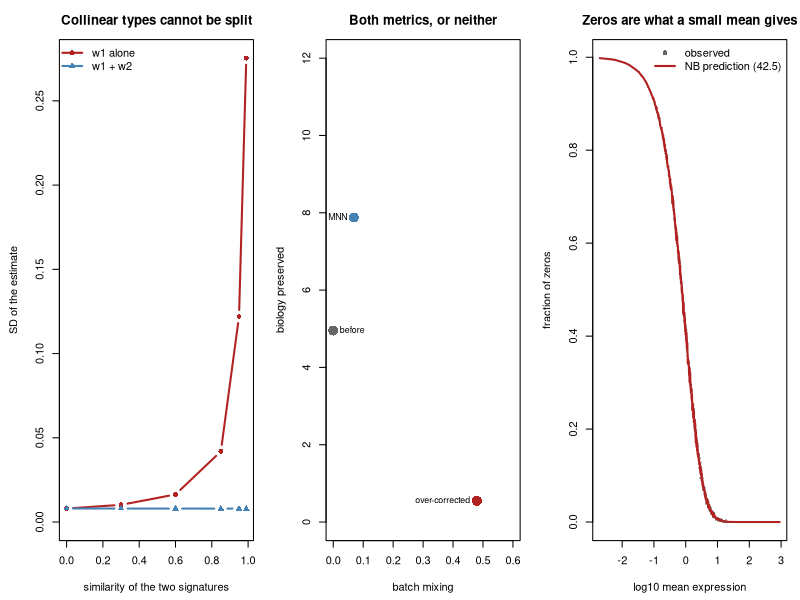

R code for this plot:
## ---- chunk 1
MODULE_NAME <- "42_deconvolution_and_integration"
OUT <- file.path(Sys.getenv("STATS_OUT", unset = "results"), MODULE_NAME)
dir.create(OUT, recursive = TRUE, showWarnings = FALSE)
header <- function(txt) cat("\n", strrep("=", 72), "\n", txt, "\n",
                            strrep("=", 72), "\n", sep = "")
set.seed(42)
## ---- chunk 2
header("1. Recovering cell-type proportions from a mixture (42.1)-(42.2)")
## ---- chunk 3
make_signatures <- function(n_genes = 600, n_types = 5, similarity = 0,
                            seed = 0) {
  set.seed(seed)
  S <- matrix(exp(rnorm(n_genes * n_types, 3.0, 1.0)), n_genes, n_types)
  if (similarity > 0) {
    mid <- (S[, 1] + S[, 2]) / 2
    S[, 1] <- (1 - similarity) * S[, 1] + similarity * mid
    S[, 2] <- (1 - similarity) * S[, 2] + similarity * mid
  }
  S
}
## ---- chunk 4
deconvolve <- function(y, S) {
  StS <- crossprod(S); Sty <- as.vector(crossprod(S, y))
  fn <- function(w) sum((S %*% w - y)^2)
  gr <- function(w) 2 * (as.vector(StS %*% w) - Sty)
  start <- pmax(qr.coef(qr(S), y), 0)
  start[!is.finite(start)] <- 0
  w <- optim(start, fn, gr, method = "L-BFGS-B",
             lower = rep(0, ncol(S)))$par
  if (sum(w) > 0) w / sum(w) else rep(1 / ncol(S), ncol(S))
}
S <- make_signatures(seed = 1)
n_types <- ncol(S)
true_w <- c(0.40, 0.25, 0.15, 0.15, 0.05)
cat(sprintf("  %d genes, %d cell types\n\n", nrow(S), n_types))
cat(sprintf("  %-14s%s%15s\n", "noise level",
            paste(sprintf("%10s", paste0("type ", 1:n_types)), collapse = ""),
            "mean |error|"))
cat(sprintf("  %-14s%s%15s\n", "TRUTH",
            paste(sprintf("%10.3f", true_w), collapse = ""), ""))
for (noise in c(0.02, 0.10, 0.30)) {
  est <- t(replicate(200, {
    y <- as.vector(S %*% true_w) * exp(rnorm(nrow(S), 0, noise))
    deconvolve(y, S) }))
  cat(sprintf("  %-14.2f%s%15.4f\n", noise,
              paste(sprintf("%10.3f", colMeans(est)), collapse = ""),
              mean(abs(colMeans(est) - true_w))))
}
cat("\n  With a correct signature matrix, deconvolution is accurate and
  degrades gracefully with noise. Everything below is about what happens when
  one of its assumptions fails.\n")
## ---- chunk 5
header("2. Similar cell types are collinear predictors")
cat(sprintf("  %-30s%13s%11s%14s\n", "similarity of types 1 and 2",
            "corr(S1,S2)", "SD of w1", "SD of w1+w2"))
for (sim in c(0.0, 0.5, 0.85, 0.97)) {
  S2 <- make_signatures(similarity = sim, seed = 2)
  est <- t(replicate(300, {
    y <- as.vector(S2 %*% true_w) * exp(rnorm(nrow(S2), 0, 0.10))
    deconvolve(y, S2) }))
  cat(sprintf("  %-30.2f%13.3f%11.4f%14.4f\n", sim, cor(S2[, 1], S2[, 2]),
              sd(est[, 1]), sd(est[, 1] + est[, 2])))
}
cat("\n  As the two signatures converge, the individual estimates become
  wildly unstable while their SUM stays precise. The data determines how much
  'type 1 or type 2' there is, and cannot split it.

  This is the collinearity behaviour of Module 11, and it has a practical
  consequence: report related cell types as a COMBINED fraction unless you can
  show the signatures are separable. A paper reporting a shift from CD4 to CD8
  with a constant total is often reporting numerical instability.\n")
## ---- chunk 6
header("3. Proportions cannot move independently")
S3 <- make_signatures(seed = 3)
# One cell type genuinely doubles; the others are untouched in absolute terms.
abs_ctrl <- c(1000, 600, 400, 400, 150)
abs_case <- abs_ctrl; abs_case[1] <- abs_case[1] * 2
sim_prop <- function(ab) t(replicate(300, {
  w <- ab / sum(ab)
  y <- as.vector(S3 %*% w) * exp(rnorm(nrow(S3), 0, 0.08))
  deconvolve(y, S3) }))
c0 <- sim_prop(abs_ctrl); c1 <- sim_prop(abs_case)
cat("  Only cell type 1 changed, and it DOUBLED in absolute abundance.\n\n")
cat(sprintf("  %-8s%18s%18s%18s%18s\n", "type", "absolute change",
            "proportion ctrl", "proportion case", "apparent change"))
for (i in 1:n_types)
  cat(sprintf("  %-8d%18.2f%18.3f%18.3f%18.2f\n", i,
              abs_case[i] / abs_ctrl[i], mean(c0[, i]), mean(c1[, i]),
              mean(c1[, i]) / mean(c0[, i])))
cat("\n  Four cell types did not change at all and every one of them appears
  to have fallen by about a quarter. That is closure (Topic 26), not biology.

  Deconvolution output is compositional and must be analysed as such: use
  log-ratios, or anchor to an absolute measurement such as total cell count
  per gram of tissue. Testing proportions directly with a t-test per cell type
  produces exactly the correlated false positives Module 36 demonstrates.\n")
## ---- chunk 7
header("4. MNN-style correction, and the metric that can be gamed (42.3)")
## ---- chunk 8
make_batches <- function(n_per = 300, n_genes = 40, batch_shift = 3.0,
                         seed = 0, shared = TRUE) {
  set.seed(seed)
  X <- list(); bb <- cc <- integer(0)
  for (b in 0:1) {
    types <- if (shared || b == 0) 0:1 else 0
    for (t in types) {
      centre <- rep(b * batch_shift, n_genes)
      centre[1:5] <- centre[1:5] + t * 4.0             # biology
      X[[length(X) + 1]] <- matrix(rnorm(n_per * n_genes, 0, 1), n_per) +
        rep(centre, each = n_per)
      bb <- c(bb, rep(b, n_per)); cc <- c(cc, rep(t, n_per))
    }
  }
  list(X = do.call(rbind, X), batch = bb, ctype = cc)
}
sqdist <- function(A, B)
  outer(rowSums(A^2), rowSums(B^2), "+") - 2 * A %*% t(B)
## ---- chunk 9
mnn_correct <- function(X, batch, k = 20) {
  a <- X[batch == 0, , drop = FALSE]; b <- X[batch == 1, , drop = FALSE]
  d <- sqdist(a, b)
  nn_a <- t(apply(d, 1, order))[, 1:k, drop = FALSE]   # b-neighbours of each a
  nn_b <- t(apply(d, 2, order))[, 1:k, drop = FALSE]   # a-neighbours of each b
  vecs <- list()
  for (i in seq_len(nrow(a))) for (j in nn_a[i, ])
    if (i %in% nn_b[j, ]) vecs[[length(vecs) + 1]] <- a[i, ] - b[j, ]
  if (!length(vecs)) return(X)
  vec <- colMeans(do.call(rbind, vecs))
  out <- X
  out[batch == 1, ] <- sweep(out[batch == 1, , drop = FALSE], 2, vec, "+")
  out
}
## ---- chunk 10
mixing <- function(X, batch, k = 25) {
  d <- sqdist(X, X); diag(d) <- Inf
  nn <- t(apply(d, 1, order))[, 1:k, drop = FALSE]
  mean(matrix(batch[nn], nrow(nn)) != batch)
}
## ---- chunk 11
bio_preserved <- function(X, ctype) {
  c0 <- X[ctype == 0, , drop = FALSE]; c1 <- X[ctype == 1, , drop = FALSE]
  between <- sqrt(sum((colMeans(c0) - colMeans(c1))^2))
  within <- (mean(apply(c0, 2, sd)) + mean(apply(c1, 2, sd))) / 2
  between / within
}
B <- make_batches(seed = 5)
X <- B$X; batch <- B$batch; ctype <- B$ctype
Xc <- mnn_correct(X, batch)
# An "integration" that destroys everything: shrink the real structure to
# almost nothing and let noise dominate.
X_over <- sweep(X, 2, colMeans(X)) * 0.02 +
  matrix(rnorm(length(X), 0, 0.5), nrow(X))
cat(sprintf("  %-28s%15s%20s\n", "state", "batch mixing",
            "biology preserved"))
for (z in list(list("before correction", X), list("MNN corrected (42.3)", Xc),
               list("aggressive over-correction", X_over)))
  cat(sprintf("  %-28s%15.3f%20.2f\n", z[[1]], mixing(z[[2]], batch),
              bio_preserved(z[[2]], ctype)))
cat("\n  Read the two columns together, never one alone. The over-corrected
  version has the BEST mixing score of the three, and it achieved that by
  deleting the biology.

  Any integration strong enough to remove all batch signal will remove biology
  correlated with batch. Report a mixing metric AND a biology-preservation
  metric, and if your design is confounded no correction can separate them
  (Module 19).\n")
## ---- chunk 12
header("5. Mutual nearest neighbours protects against forced alignment")
U <- make_batches(seed = 6, shared = FALSE)
Xu <- U$X; bu <- U$batch; cu <- U$ctype
Xu_c <- mnn_correct(Xu, bu)
only_in_0 <- cu == 1
cat(sprintf("  Cell type 2 appears in batch 0 only (%d cells).\n\n",
            sum(only_in_0)))
cat(sprintf("  %-26s%10s%38s\n", "", "mixing",
            "type-2 cells pulled toward batch 1"))
for (z in list(list("before", Xu), list("MNN corrected", Xu_c))) {
  D <- z[[2]]
  d_to_b1 <- sqrt(sum((colMeans(D[only_in_0, , drop = FALSE]) -
                       colMeans(D[bu == 1, , drop = FALSE]))^2))
  cat(sprintf("  %-26s%10.3f%38.2f\n", z[[1]], mixing(D, bu), d_to_b1))
}
cat("\n  The mutual criterion is what makes this safe. A cell in batch 0 with
  no counterpart in batch 1 will rarely be part of a RECIPROCAL
  nearest-neighbour pair, so it contributes little to the correction vector.

  Methods that align batches globally, by matching distributions rather than
  cells, have no such protection and will happily map a population that exists
  in one batch onto an unrelated population in the other. Check what happens
  to batch-specific populations before trusting any integration.\n")
## ---- chunk 13
header("6. Testing for zero-inflation instead of assuming it (42.4)-(42.5)")
nb_zero_prob <- function(mu, disp) {
  size <- 1 / disp
  (size / (size + mu))^size
}
simulate_umi <- function(n_cells = 1500, n_genes = 800, disp = 0.25,
                         pi_extra = 0, seed = 0) {
  set.seed(seed)
  mu <- exp(rnorm(n_genes, 0.5, 1.6))
  size <- 1 / disp
  lam <- matrix(rgamma(n_cells * n_genes, size,
                       rate = rep(size / mu, each = n_cells)), n_cells)
  y <- matrix(rpois(length(lam), lam), n_cells)
  if (pi_extra > 0)
    y <- y * (matrix(runif(length(y)), nrow(y)) > pi_extra)  # true dropout
  list(y = y, mu = mu)
}
cat(sprintf("  %-34s%17s%14s%10s\n", "data", "mean obs zeros", "NB predicts",
            "excess"))
for (z in list(list("plain NB (no inflation)", 0.0),
               list("NB + 20% true dropout", 0.20))) {
  U2 <- simulate_umi(pi_extra = z[[2]], seed = 17)
  y <- U2$y
  obs <- colMeans(y == 0)
  mu_hat <- colMeans(y); v <- apply(y, 2, var)
  disp_hat <- pmin(pmax((v - mu_hat) / pmax(mu_hat^2, 1e-9), 1e-3), 10)
  pred <- nb_zero_prob(mu_hat, disp_hat)
  cat(sprintf("  %-34s%17.3f%14.3f%10.3f\n", z[[1]], mean(obs), mean(pred),
              mean(obs) - mean(pred)))
}
cat("\n  When the data really is negative binomial, the observed zeros match
  the NB prediction, and fitting an extra inflation parameter would be fitting
  noise. When there IS extra dropout, the excess shows up plainly.

  This is a diagnostic anyone can run in three lines, and it is the reason the
  scRNA-seq field moved away from zero-inflated models for UMI data. The zeros
  were never unexplained; they are what a small mean produces.\n")

## ---- chunk 14
header("6b. What fitting an unnecessary zero-inflation costs")
cat("  Data has NO zero-inflation. Forcing a ZI parameter anyway, by
  attributing every zero beyond the POISSON expectation to dropout:\n\n")
cat(sprintf("  %-14s%10s%10s%10s%10s%12s\n", "dispersion", "Q1", "Q2", "Q3",
            "Q4", "worst gene"))
for (dsp in c(0.25, 0.80, 2.00)) {
  U3 <- simulate_umi(pi_extra = 0, disp = dsp, seed = 23)
  y <- U3$y; mu <- U3$mu
  mu_hat <- colMeans(y); obs0 <- colMeans(y == 0)
  pi_forced <- pmin(pmax(obs0 - exp(-mu_hat), 0), 0.95)
  mu_zinb <- mu_hat / (1 - pi_forced)
  qs <- quantile(mu, seq(0, 1, length.out = 5))
  rr <- sapply(1:4, function(i) {
    m <- mu >= qs[i] & mu <= qs[i + 1]; mean(mu_zinb[m] / mu[m]) })
  cat(sprintf("  %-14.2f%9.2fx%9.2fx%9.2fx%9.2fx%11.2fx\n", dsp, rr[1], rr[2],
              rr[3], rr[4], max(mu_zinb / mu)))
}
cat("  (expression quartiles, Q1 lowest; each cell is the mean inflation factor)\n")
cat("\n  Read along a row first. The inflation is worst in the MIDDLE of the
  expression range, not at the bottom. Very low-expressed genes have few
  counts under either model, so the Poisson and NB zero predictions nearly
  agree and little is misattributed. Very high-expressed genes have almost no
  zeros at all. In between, the NB produces many more zeros than a Poisson
  would, and every one of those gets blamed on dropout.

  Now read down the columns. The size of the error is set by the DISPERSION,
  because dispersion is what creates the extra zeros in the first place. At
  dispersion 2.0 the typical mid-range gene's mean is inflated by nearly half,
  and the worst gene by two thirds.

  Test first (eq. 42.5). Model dropout only if the excess is there, and expect
  the answer to depend on the protocol: plate-based and read-based assays
  behave differently from UMI ones.\n")
## ---- chunk 15
header("7. Communication scores and the null they are tested against (42.6)")
set.seed(4207)
n_cc <- 2000; K <- 4
ctype_cc <- sample(0:(K - 1), n_cc, replace = TRUE)
# Ligand and receptor expression depend ONLY on cell type abundance and a
# shared technical factor. There is no communication in this simulation.
depth <- rlnorm(n_cc, 0, 0.4)
lig <- rpois(n_cc, exp(1.2 + 0.4 * ctype_cc) * depth)
rec <- rpois(n_cc, exp(1.0 + 0.3 * ctype_cc) * depth)
comm_score <- function(lig, rec, ctype, a, b)
  mean(lig[ctype == a]) * mean(rec[ctype == b])          # eq. (42.6)
pairs <- expand.grid(a = 0:(K - 1), b = 0:(K - 1))
obs <- mapply(function(a, b) comm_score(lig, rec, ctype_cc, a, b),
              pairs$a, pairs$b)
null <- replicate(400, {
  perm <- sample(ctype_cc)
  mapply(function(a, b) comm_score(lig, rec, perm, a, b), pairs$a, pairs$b) })
sig <- (1 + rowSums(null >= obs)) / 401
cat(sprintf("  %dx%d = %d sender-receiver pairs, NO communication simulated\n",
            K, K, nrow(pairs)))
cat(sprintf("  pairs called significant by label permutation: %d\n",
            sum(sig < 0.05)))
cat(sprintf("\n  %-12s%12s%16s\n", "pair", "score", "permutation p"))
for (i in order(-obs)[1:5])
  cat(sprintf("  %-12s%12.1f%16.4f\n",
              sprintf("(%d, %d)", pairs$a[i], pairs$b[i]), obs[i], sig[i]))
cat("\n  There is no signalling anywhere in this simulation. Ligand and
  receptor levels rise with cell-type index and with sequencing depth, and
  that is enough to produce significant 'interactions'.

  Two reasons. The score in (42.6) is a product of expression magnitudes, so
  abundant ligands and abundant cell types dominate it. And permuting cell
  labels asks 'is this pair unusual for these cell types', which is not the
  same question as 'do these cells communicate'.

  Treat communication output as a ranked hypothesis list. A claim of
  signalling needs perturbation evidence, not a permutation p-value.\n")
## ---- chunk 16
png(file.path(OUT, "deconvolution.png"), width = 1300, height = 450)
par(mfrow = c(1, 3), mar = c(4.5, 4.5, 3, 1))
sims <- c(0, 0.3, 0.6, 0.85, 0.95, 0.99)
sd1 <- sdsum <- numeric(length(sims))
for (i in seq_along(sims)) {
  S2 <- make_signatures(similarity = sims[i], seed = 2)
  est <- t(replicate(150, deconvolve(as.vector(S2 %*% true_w) *
                                       exp(rnorm(nrow(S2), 0, 0.10)), S2)))
  sd1[i] <- sd(est[, 1]); sdsum[i] <- sd(est[, 1] + est[, 2])
}
plot(sims, sd1, type = "b", pch = 16, col = "firebrick", lwd = 2,
     ylim = c(0, max(sd1)), xlab = "similarity of the two signatures",
     ylab = "SD of the estimate", main = "Collinear types cannot be split")
lines(sims, sdsum, type = "b", pch = 17, col = "steelblue", lwd = 2)
legend("topleft", c("w1 alone", "w1 + w2"), pch = c(16, 17), lwd = 2,
       bty = "n", col = c("firebrick", "steelblue"))
plot(mixing(X, batch), bio_preserved(X, ctype), pch = 16, cex = 2,
     col = "grey40", xlim = c(0, 0.6), ylim = c(0, 12),
     xlab = "batch mixing", ylab = "biology preserved",
     main = "Both metrics, or neither")
points(mixing(Xc, batch), bio_preserved(Xc, ctype), pch = 16, cex = 2,
       col = "steelblue")
points(mixing(X_over, batch), bio_preserved(X_over, ctype), pch = 16, cex = 2,
       col = "firebrick")
text(c(mixing(X, batch), mixing(Xc, batch), mixing(X_over, batch)),
     c(bio_preserved(X, ctype), bio_preserved(Xc, ctype),
       bio_preserved(X_over, ctype)),
     c("before", "MNN", "over-corrected"), pos = c(4, 2, 2), cex = 0.8)
U4 <- simulate_umi(pi_extra = 0, seed = 17)
mh <- colMeans(U4$y); ob <- colMeans(U4$y == 0)
vv <- apply(U4$y, 2, var)
dh <- pmin(pmax((vv - mh) / pmax(mh^2, 1e-9), 1e-3), 10)
plot(log10(mh), ob, pch = 16, cex = 0.4, col = adjustcolor("grey40", 0.5),
     xlab = "log10 mean expression", ylab = "fraction of zeros",
     main = "Zeros are what a small mean gives")
o <- order(mh)
lines(log10(mh[o]), nb_zero_prob(mh, dh)[o], col = "firebrick", lwd = 2)
legend("topright", c("observed", "NB prediction (42.5)"), pch = c(16, NA),
       lwd = c(NA, 2), bty = "n", col = c("grey40", "firebrick"))
invisible(dev.off())
cat("\nFigure written to", file.path(OUT, "deconvolution.png"), "\n")
## ---- chunk 17

## ---- chunk 18
# S_true <- make_signatures(seed = 11)
# cat(sprintf("  %-34s%s%13s\n", "reference used",
#             paste(sprintf("%9s", paste0("type ", 1:n_types)), collapse = ""),
#             "mean |err|"))
# cat(sprintf("  %-34s%s%13s\n", "TRUTH",
#             paste(sprintf("%9.3f", true_w), collapse = ""), ""))
# for (z in list(list("correct reference", 0.0),
#                list("mildly wrong platform", 0.25),
#                list("wrong tissue", 0.8))) {
#   set.seed(12)
#   S_used <- S_true * exp(matrix(rnorm(length(S_true), 0, z[[2]]),
#                                 nrow(S_true)))
#   est <- t(replicate(200, deconvolve(as.vector(S_true %*% true_w) *
#                        exp(rnorm(nrow(S_true), 0, 0.08)), S_used)))
#   cat(sprintf("  %-34s%s%13.4f\n", z[[1]],
#               paste(sprintf("%9.3f", colMeans(est)), collapse = ""),
#               mean(abs(colMeans(est) - true_w))))
# }
#
# ## The estimates degrade steadily and, importantly, they degrade SILENTLY:
# ## the fit always returns proportions that sum to one and always looks like
# ## a plausible answer. There is no residual diagnostic in the standard
# ## output that screams "wrong reference".
# ##
# ## The check worth running is the residual: compare the observed bulk
# ## profile against S %*% w_hat. A reference that does not fit leaves
# ## structured, not random, residuals. Always report that fit, and always
# ## match the reference platform and tissue.
## ---- chunk 19

## ---- chunk 20
# confounded_batches <- function(confound, seed = 0, n_per = 300,
#                                n_genes = 40) {
#   set.seed(seed)
#   X <- list(); bb <- cc <- integer(0)
#   for (b in 0:1) for (t in 0:1) {
#     # When confounded, batch 0 is almost all type 0 and vice versa.
#     n <- if (confound) round(n_per * if (b == t) 0.9 else 0.1) else n_per
#     if (n == 0) next
#     centre <- rep(b * 3.0, n_genes); centre[1:5] <- centre[1:5] + t * 4.0
#     X[[length(X) + 1]] <- matrix(rnorm(n * n_genes), n) +
#       rep(centre, each = n)
#     bb <- c(bb, rep(b, n)); cc <- c(cc, rep(t, n))
#   }
#   list(X = do.call(rbind, X), batch = bb, ctype = cc)
# }
# cat(sprintf("  %-22s%-18s%10s%15s\n", "design", "state", "mixing",
#             "biology kept"))
# for (z in list(list("balanced", FALSE), list("confounded", TRUE))) {
#   Cb <- confounded_batches(z[[2]], seed = 21)
#   Cbc <- mnn_correct(Cb$X, Cb$batch)
#   for (w in list(list("before", Cb$X), list("after MNN", Cbc)))
#     cat(sprintf("  %-22s%-18s%10.3f%15.2f\n", z[[1]], w[[1]],
#                 mixing(w[[2]], Cb$batch), bio_preserved(w[[2]], Cb$ctype)))
# }
#
# ## On the balanced design, correction improves mixing and leaves the biology
# ## intact. On the confounded design, correction improves mixing by
# ## destroying the biological separation, because the batch difference and
# ## the biological difference are the same direction in the data.
# ##
# ## The mixing metric improves in BOTH cases. If you reported only mixing,
# ## the confounded design would look like the bigger success. This is why
# ## Module 19 insists that confounding is a design failure with no analytical
# ## remedy, and why the two metrics must always be read as a pair.
## ---- chunk 21

## ---- chunk 22
# cat(sprintf("  %-34s%12s%13s%9s%16s\n", "protocol", "obs zeros",
#             "NB predicts", "excess", "verdict"))
# for (z in list(list("UMI, well behaved", 0.00, 0.25),
#                list("UMI, high dispersion", 0.00, 0.80),
#                list("read-based, real dropout", 0.25, 0.25),
#                list("severe dropout", 0.50, 0.25))) {
#   Uz <- simulate_umi(pi_extra = z[[2]], disp = z[[3]], seed = 41)
#   obs <- mean(colMeans(Uz$y == 0))
#   mh2 <- colMeans(Uz$y); vv2 <- apply(Uz$y, 2, var)
#   dh2 <- pmin(pmax((vv2 - mh2) / pmax(mh2^2, 1e-9), 1e-3), 20)
#   pred <- mean(nb_zero_prob(mh2, dh2))
#   exc <- obs - pred
#   cat(sprintf("  %-34s%12.3f%13.3f%9.3f%16s\n", z[[1]], obs, pred, exc,
#               if (exc > 0.02) "inflated" else "no inflation"))
# }
#
# ## The diagnostic separates the cases correctly, and note the second row in
# ## particular: high dispersion produces MANY zeros, and the NB still
# ## predicts them. Lots of zeros is not evidence of zero-inflation. Only
# ## zeros in excess of what the fitted mean-variance relationship predicts
# ## are.
# ##
# ## That distinction is the whole argument. The scRNA-seq literature spent
# ## years treating "mostly zeros" as self-evident proof of a dropout process,
# ## when the negative binomial had already accounted for them. Estimate the
# ## dispersion first, then ask what is left over.
